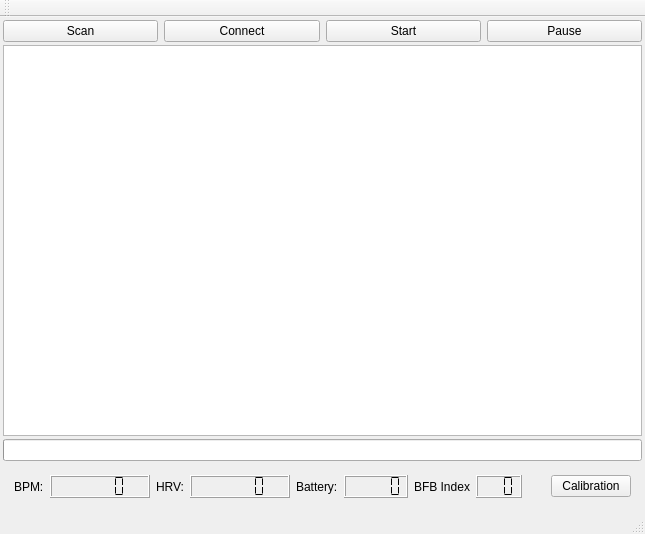
<?xml version="1.0" encoding="UTF-8"?>
<ui version="4.0">
 <class>MainWindow</class>
 <widget class="QMainWindow" name="MainWindow">
  <property name="windowModality">
   <enum>Qt::ApplicationModal</enum>
  </property>
  <property name="geometry">
   <rect>
    <x>0</x>
    <y>0</y>
    <width>645</width>
    <height>534</height>
   </rect>
  </property>
  <property name="windowTitle">
   <string>MainWindow</string>
  </property>
  <property name="dockOptions">
   <set>QMainWindow::AllowTabbedDocks|QMainWindow::AnimatedDocks</set>
  </property>
  <widget class="QWidget" name="centralWidget">
   <property name="sizePolicy">
    <sizepolicy hsizetype="Preferred" vsizetype="Preferred">
     <horstretch>0</horstretch>
     <verstretch>0</verstretch>
    </sizepolicy>
   </property>
   <layout class="QVBoxLayout" name="verticalLayout_2">
    <property name="spacing">
     <number>3</number>
    </property>
    <property name="leftMargin">
     <number>3</number>
    </property>
    <property name="topMargin">
     <number>3</number>
    </property>
    <property name="rightMargin">
     <number>3</number>
    </property>
    <property name="bottomMargin">
     <number>3</number>
    </property>
    <item>
     <layout class="QVBoxLayout" name="verticalLayout">
      <property name="spacing">
       <number>3</number>
      </property>
      <item>
       <layout class="QHBoxLayout" name="horizontalLayout">
        <item>
         <widget class="QPushButton" name="btnSearch">
          <property name="text">
           <string>Scan</string>
          </property>
         </widget>
        </item>
        <item>
         <widget class="QPushButton" name="btnConnect">
          <property name="text">
           <string>Connect</string>
          </property>
         </widget>
        </item>
        <item>
         <widget class="QPushButton" name="btnStart">
          <property name="text">
           <string>Start</string>
          </property>
         </widget>
        </item>
        <item>
         <widget class="QPushButton" name="btnPause">
          <property name="text">
           <string>Pause</string>
          </property>
         </widget>
        </item>
       </layout>
      </item>
      <item>
       <widget class="QTableWidget" name="twDeviceList">
        <property name="showGrid">
         <bool>true</bool>
        </property>
       </widget>
      </item>
      <item>
       <widget class="QProgressBar" name="progressBar">
        <property name="value">
         <number>0</number>
        </property>
        <property name="textVisible">
         <bool>false</bool>
        </property>
        <property name="invertedAppearance">
         <bool>false</bool>
        </property>
       </widget>
      </item>
      <item>
       <widget class="QWidget" name="hrvDataWidget" native="true">
        <layout class="QHBoxLayout" name="hrvDataLayout">
         <item>
          <widget class="QLabel" name="labelBPM">
           <property name="text">
            <string>BPM:</string>
           </property>
          </widget>
         </item>
         <item>
          <widget class="QLCDNumber" name="lcdHeartRate">
           <property name="minimumSize">
            <size>
             <width>100</width>
             <height>0</height>
            </size>
           </property>
           <property name="segmentStyle">
            <enum>QLCDNumber::Flat</enum>
           </property>
          </widget>
         </item>
         <item>
          <widget class="QLabel" name="labelSI">
           <property name="text">
            <string>HRV:</string>
           </property>
          </widget>
         </item>
         <item>
          <widget class="QLCDNumber" name="lcdHRV">
           <property name="minimumSize">
            <size>
             <width>100</width>
             <height>0</height>
            </size>
           </property>
           <property name="segmentStyle">
            <enum>QLCDNumber::Flat</enum>
           </property>
          </widget>
         </item>
         <item>
          <widget class="QLabel" name="label">
           <property name="text">
            <string>Battery:</string>
           </property>
          </widget>
         </item>
         <item>
          <widget class="QLCDNumber" name="lcdBattery">
           <property name="segmentStyle">
            <enum>QLCDNumber::Flat</enum>
           </property>
          </widget>
         </item>
         <item>
          <widget class="QLabel" name="label_2">
           <property name="text">
            <string>BFB Index</string>
           </property>
          </widget>
         </item>
         <item>
          <widget class="QLCDNumber" name="lcdBfbIndex">
           <property name="digitCount">
            <number>3</number>
           </property>
           <property name="segmentStyle">
            <enum>QLCDNumber::Flat</enum>
           </property>
          </widget>
         </item>
         <item>
          <spacer name="horizontalSpacer">
           <property name="orientation">
            <enum>Qt::Horizontal</enum>
           </property>
           <property name="sizeHint" stdset="0">
            <size>
             <width>40</width>
             <height>20</height>
            </size>
           </property>
          </spacer>
         </item>
         <item>
          <widget class="QPushButton" name="calibrationButton">
           <property name="text">
            <string>Calibration</string>
           </property>
          </widget>
         </item>
        </layout>
       </widget>
      </item>
     </layout>
    </item>
    <item>
     <layout class="QVBoxLayout" name="signalLayout"/>
    </item>
   </layout>
  </widget>
  <widget class="QMenuBar" name="menuBar">
   <property name="geometry">
    <rect>
     <x>0</x>
     <y>0</y>
     <width>645</width>
     <height>19</height>
    </rect>
   </property>
  </widget>
  <widget class="QToolBar" name="mainToolBar">
   <attribute name="toolBarArea">
    <enum>TopToolBarArea</enum>
   </attribute>
   <attribute name="toolBarBreak">
    <bool>false</bool>
   </attribute>
  </widget>
  <widget class="QStatusBar" name="statusBar"/>
 </widget>
 <layoutdefault spacing="6" margin="11"/>
 <resources/>
 <connections/>
</ui>
